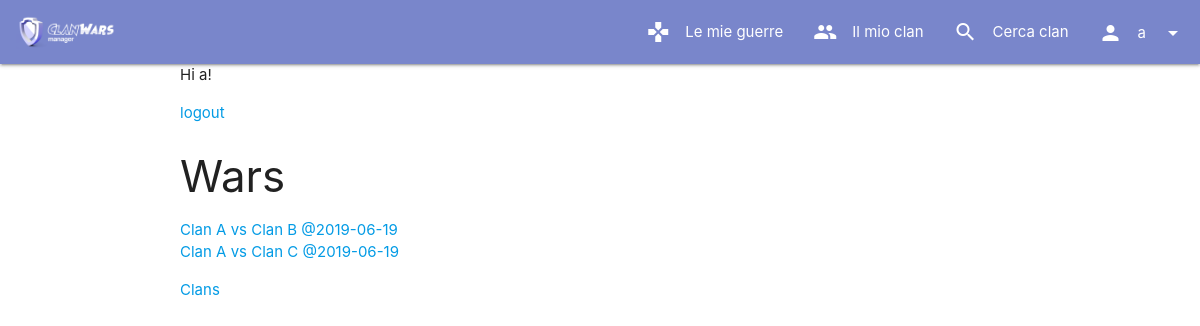
/wars/ (signed in), run on an earlier commit of the app's database.
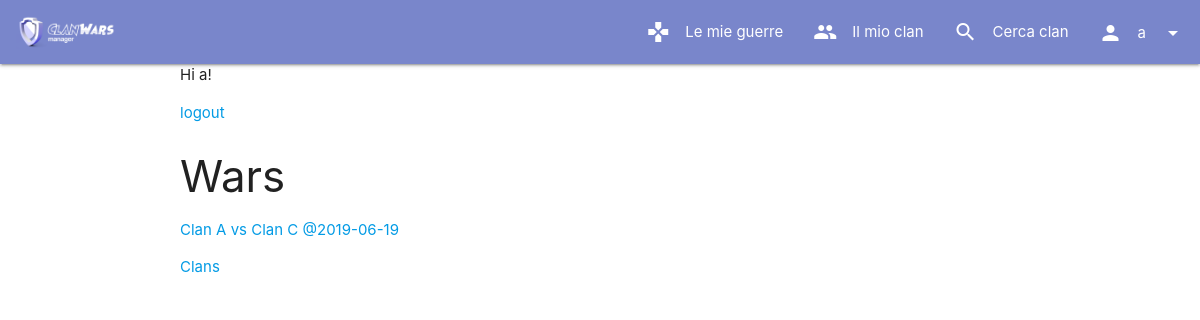
And on a later commit of the database.
### manager/models.py (models this page shows, shortened)
class War(models.Model):
    allyClan = models.ForeignKey(Clan, on_delete=models.CASCADE, related_name="+")
    enemyClanName = models.TextField(max_length=30)
    date = models.DateField()
    def get_absolute_url(self):
        return reverse("wars_details", kwargs={'pk': self.pk})
    def __str__(self):
        return f"{self.allyClan.name} vs {self.enemyClanName} @{self.date}"

class Clan(models.Model):
    name = models.CharField(max_length=30)
    clanMaster = models.ForeignKey(User, on_delete=models.CASCADE, related_name="+")
    maxPlayers = models.PositiveSmallIntegerField(default=20, validators=[MinValueValidator(1), MaxValueValidator(50)])
    def get_absolute_url(self):
        return reverse("clans_details", kwargs={'pk': self.pk})

### manager/views.py (the view)
# urls.py: path('wars/', WarListView.as_view(), name='wars_list'),
class WarListView(ListView):
    template_name = 'wars/list.html'
    paginate_by = 100  # if pagination is desired
    def get_queryset(self):
        if self.request.user.is_authenticated and self.request.user.clan is not None:
            return War.objects.filter(allyClan=self.request.user.clan)
        else:
            return []

### manager/templates/wars/list.html (shortened to what this page needs)
{% extends 'base.html' %}
{% block content %}
{% if user.is_authenticated %}
    Hi {{ user.username }}!
    <p><a href="{% url 'user_logout' %}">logout</a></p>
    <h3>Wars</h3>
    <ul>
          {% for war in object_list %}
              <li>
                <a href={{war.get_absolute_url}}>
                    {{war}}
                </a>
              </li>
          {% endfor %}
    </ul>
{% else %}
    <p>You are not logged in</p>
    <a href="{% url 'user_login' %}">login</a> |
    <a href="{% url 'user_signup' %}">signup</a>
{% endif %}
<a href="{% url 'clans_list' %}">Clans</a>
{% endblock %}

What changed in the data, as far as the page shows it:
removed War: allyClan+enemyClanName+date "Clan A vs Clan B @2019-06-19"
